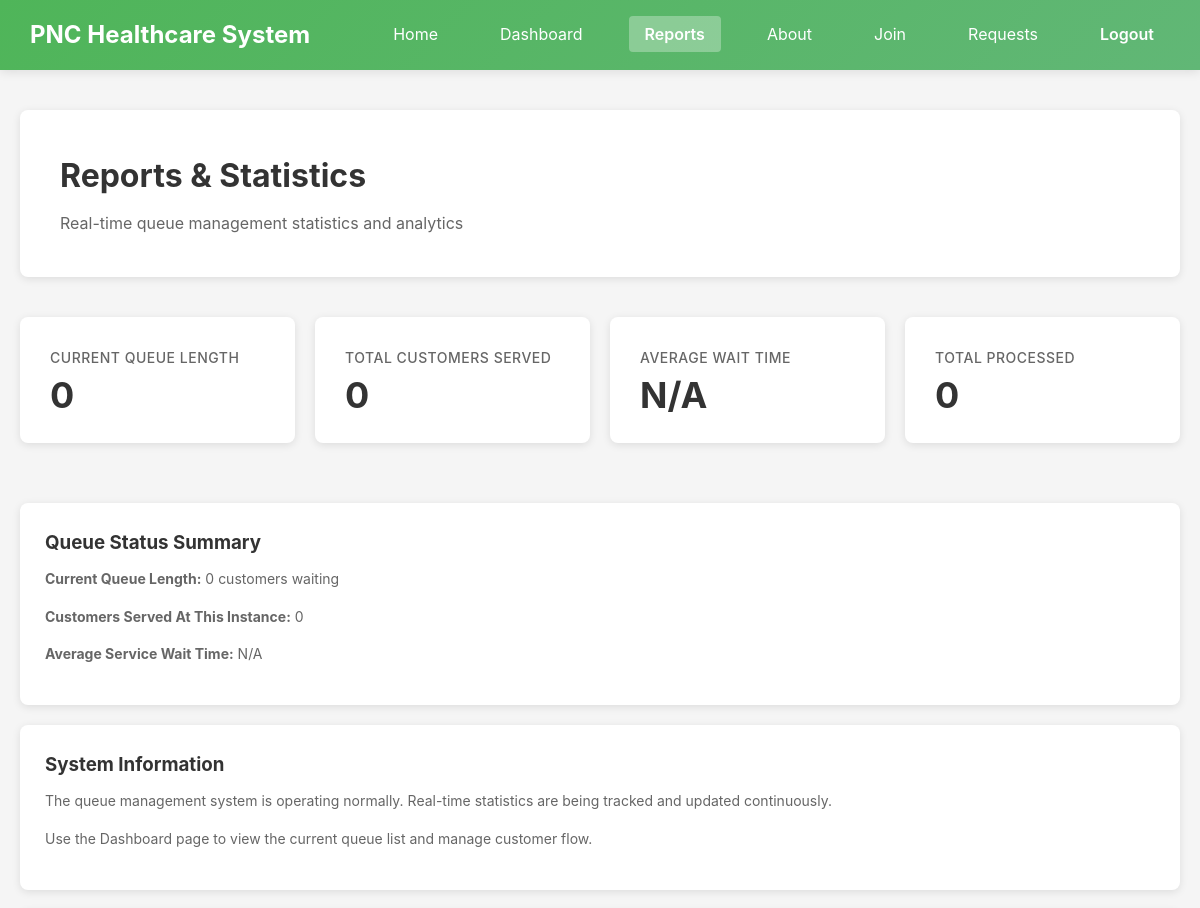
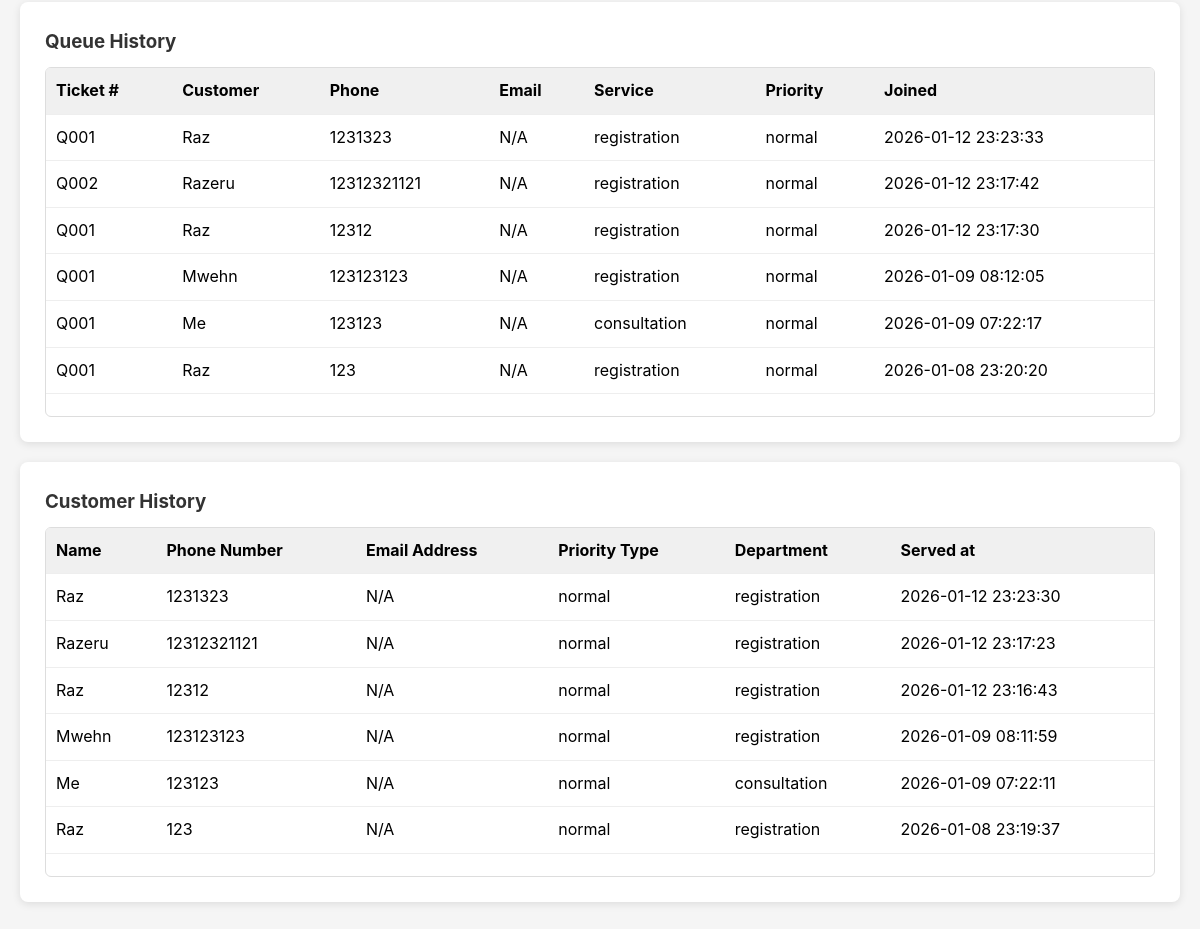
The app's page /reports (signed in) with its own data (2 pictures, top to bottom).
### tables this page shows
CREATE TABLE queue_history (
                id INTEGER PRIMARY KEY AUTOINCREMENT,
                uid TEXT NOT NULL,
                name TEXT,
                phone TEXT,
                email TEXT,
                service TEXT,
                priority TEXT,
                ip TEXT,
                joined_at TIMESTAMP,
                served_at TIMESTAMP DEFAULT CURRENT_TIMESTAMP,
                service_time_seconds INTEGER
            );

CREATE TABLE customer_history (
                id INTEGER PRIMARY KEY AUTOINCREMENT,
                full_name TEXT NOT NULL,
                phone_number TEXT,
                email TEXT,
                priority_type TEXT NOT NULL,
                department TEXT NOT NULL,
                "served_time" TIMESTAMP DEFAULT CURRENT_TIMESTAMP
            );

### app.py (the view)
@app.route("/reports")
def reports():
    if 'user_id' not in session:
        return render_template("login.html")
    db = get_db()
    cursor = db.cursor()
    cursor.execute("SELECT * FROM queue_history ORDER BY served_at DESC LIMIT 30")
    queue_history = cursor.fetchall()
    cursor.execute("SELECT full_name, phone_number, email, priority_type, department, served_time" \
    " FROM customer_history ORDER BY served_time DESC LIMIT 30")
    customer_history = cursor.fetchall()
    db.close()
    average_wait_time_seconds = average_wait_time()
    queue_length = len(queue)
    return render_template("reports.html",
                            queue_history=queue_history,
                            customer_history=customer_history,
                            queue_length=queue_length,
                            served_ctr=served_ctr,
                            avt=average_wait_time_seconds,
                            total_processed=served_ctr)

### app.py (called while the page is built, shortened)
def get_db():           # reusable func
    db = getattr(g, '_database', None)
    if db is None:
        db = g._database = sqlite3.connect(DATABASE)
        db.row_factory = sqlite3.Row
    return db

@app.teardown_appcontext
def close_connection(exception):
    db = getattr(g, '_database', None)
    if db is not None:
        db.close()

def average_wait_time():
    if len(service_times) < 2:
        return "N/A"

### templates/reports.html (shortened to what this page needs)
<!DOCTYPE html>
<html lang="en">
<head>
</head>
<body>
    <nav class="navbar">
        <div class="navbar-container">
            <a href="/" class="navbar-logo">
                PNC Healthcare System
            </a>
            <ul class="nav-menu">
                <li class="nav-item"><a href="/home">Home</a></li>
                <li class="nav-item"><a href="/dashboard">Dashboard</a></li>
                <li class="nav-item"><a href="/reports" class="active">Reports</a></li>
                <li class="nav-item"><a href="/about">About</a></li>
                <li class="nav-item"><a href="/display">Join</a></li>
                <li class="nav-item"><a href="/priority-requests">Requests</a></li>
                <li class="nav-item"><a href="/" class="nav-btn">Logout</a></li>
            </ul>
        </div>
    </nav>
    <div class="container">
        <div class="page-header">
            <h1>Reports & Statistics</h1>
            <p>Real-time queue management statistics and analytics</p>
        </div>
        <div class="stats-grid">
            <div class="stat-card">
                <div class="stat-content">
                    <h3>Current Queue Length</h3>
                    <div class="stat-value">{{ queue_length }}</div>
                </div>
            </div>
            <div class="stat-card">
                <div class="stat-content">
                    <h3>Total Customers Served</h3>
                    <div class="stat-value">{{ served_ctr }}</div>
                </div>
            </div>
            <div class="stat-card">
                <div class="stat-content">
                    <h3>Average Wait Time</h3>
                    <div class="stat-value">{{ avt }}</div>
                </div>
            </div>
            <div class="stat-card">
                <div class="stat-content">
                    <h3>Total Processed</h3>
                    <div class="stat-value">{{ total_processed }}</div>
                </div>
            </div>
        </div>
        <div class="report-card">
            <h3>Queue Status Summary</h3>
            <p><strong>Current Queue Length:</strong> {{ queue_length }} customer{{ 's' if queue_length != 1 else '' }} waiting</p>
            <p><strong>Customers Served At This Instance:</strong> {{ served_ctr }}</p>
            <p><strong>Average Service Wait Time:</strong> {{ avt }}</p>
        </div>
        <div class="report-card">
            <h3>System Information</h3>
            <p>The queue management system is operating normally. Real-time statistics are being tracked and updated continuously.</p>
            <p>Use the Dashboard page to view the current queue list and manage customer flow.</p>
        </div>
        <div class="report-card">
            <h3>Queue History</h3>
            <div class="table-wrapper">
                <table class="history-table" style="width:100%; border-collapse: collapse;">
                    <thead>
                        <tr style="background:#f0f0f0;">
                            <th style="padding:10px; text-align:left;">Ticket #</th>
                            <th style="padding:10px; text-align:left;">Customer</th>
                            <th style="padding:10px; text-align:left;">Phone</th>
                            <th style="padding:10px; text-align:left;">Email</th>
                            <th style="padding:10px; text-align:left;">Service</th>
                            <th style="padding:10px; text-align:left;">Priority</th>
                            <th style="padding:10px; text-align:left;">Joined</th>
                        </tr>
                    </thead>
                    <tbody>
                        {% for row in queue_history %}
                        <tr style="border-bottom:1px solid #ddd;">
                            <td style="padding:10px;">{{ row.uid }}</td>
                            <td style="padding:10px;">{{ row.name }}</td>
                            <td style="padding:10px;">{{ row.phone }}</td>
                            <td style="padding:10px">
                                {{ row.email if row.email else "N/A" }}
                            </td>
                            <td style="padding:10px">{{ row.service }}</td>
                            <td style="padding:10px">{{ row.priority }}</td>
                            <td style="padding:10px;">{{ row.served_at[:19].replace("T", " ") }}</td>
                        </tr>
                        {% else %}
                        <tr>
                            <td colspan="4" style="padding:10px; text-align:center; color:#777;">
                                No history available
                            </td>
                        </tr>
                        {% endfor %}
                    </tbody>
                </table>
                </div>
        </div>
        <div class="report-card">
            <h3>Customer History</h3>
            <div class="table-wrapper">
                <table class="history-table" style="width:100%; border-collapse: collapse;">
                    <thead>
                        <tr style="background:#f0f0f0;">
                            <th style="padding:10px; text-align:left;">Name</th>
                            <th style="padding:10px; text-align:left;">Phone Number</th>
                            <th style="padding:10px; text-align:left;">Email Address</th>
                            <th style="padding:10px; text-align:left;">Priority Type</th>
                            <th style="padding:10px; text-align:left;">Department</th>
                            <th style="padding:10px; text-align:left;">Served at</th>
                        </tr>
                    </thead>
                    <tbody>
                        {% for row in customer_history %}
                        <tr style="border-bottom:1px solid #ddd;">
                            <td style="padding:10px;">{{ row.full_name }}</td>
                            <td style="padding:10px;">{{ row.phone_number }}</td>
                            <td style="padding:10px">
                                {{ row.email if row.email else "N/A" }}
                            </td>
                            <td style="padding:10px">{{ row.priority_type }}</td>
                            <td style="padding:10px;">{{ row.department }}</td>
                            <td style="padding:10px;">{{ row.served_time[:19].replace("T", " ") }}</td>
                        </tr>
                        {% else %}
                        <tr>
                            <td colspan="4" style="padding:10px; text-align:center; color:#777;">
                                No history available
                            </td>
                        </tr>
                        {% endfor %}
                    </tbody>
                </table>
                </div>
        </div>
    </div>
</body>
</html>

### templates/reports.html (style rules this page uses)
* { margin: 0; padding: 0; box-sizing: border-box; }
body { font-family: -apple-system, BlinkMacSystemFont, 'Segoe UI', Roboto, Oxygen, Ubuntu, Cantarell, sans-serif; background-color: #f5f5f5; line-height: 1.6; }
.navbar { background: linear-gradient(135deg, #4fb559 0%, #61b776 100%); padding: 0 30px; position: sticky; top: 0; z-index: 1000; box-shadow: 0 2px 10px rgba(0, 0, 0, 0.1); }
.navbar-container { max-width: 1200px; margin: 0 auto; display: flex; justify-content: space-between; align-items: center; height: 70px; }
.navbar-logo { color: white; font-size: 24px; font-weight: bold; text-decoration: none; display: flex; align-items: center; }
.nav-menu { display: flex; list-style: none; gap: 30px; align-items: center; }
.nav-item a { color: white; text-decoration: none; font-size: 16px; padding: 8px 16px; border-radius: 4px; transition: background-color 0.3s ease; }
.nav-item a.active { background-color: rgba(255, 255, 255, 0.3); font-weight: 600; }
.nav-btn { background-color: linear-gradient(135deg, #4fb559 0%, #61b776 100%); color: white; padding: 10px 20px; border-radius: 4px; border: none; cursor: pointer; font-weight: 600; transition: transform 0.3s ease, box-shadow 0.3s ease; }
.container { max-width: 1200px; margin: 40px auto; padding: 0 20px; }
.page-header { background: white; padding: 40px; border-radius: 8px; box-shadow: 0 2px 8px rgba(0, 0, 0, 0.1); margin-bottom: 40px; }
.page-header h1 { color: #333; font-size: 32px; margin-bottom: 10px; }
.page-header p { color: #666; font-size: 16px; }
.stat-card { background: white; padding: 30px; border-radius: 8px; box-shadow: 0 2px 8px rgba(0, 0, 0, 0.1); margin-bottom: 20px; display: flex; align-items: center; gap: 20px; }
.stat-content h3 { color: #666; font-size: 14px; font-weight: 500; text-transform: uppercase; letter-spacing: 0.5px; margin-bottom: 8px; }
.stat-value { color: #333; font-size: 36px; font-weight: 700; line-height: 1; }
.stats-grid { display: grid; grid-template-columns: repeat(auto-fit, minmax(250px, 1fr)); gap: 20px; margin-bottom: 40px; }
.stat-card { background: white; padding: 30px; border-radius: 8px; box-shadow: 0 2px 8px rgba(0, 0, 0, 0.1); flex-direction: column; align-items: flex-start; }
.report-card { background: white; padding: 25px; border-radius: 8px; box-shadow: 0 2px 8px rgba(0, 0, 0, 0.1); margin-bottom: 20px; }
.report-card h3 { color: #333; margin-bottom: 10px; }
.report-card p { color: #666; margin-bottom: 15px; font-size: 14px; }
.table-wrapper { width: 100%; max-width: 100%; height: 350px; overflow-y: auto; overflow-x: auto; border: 1px solid #ddd; border-radius: 6px; background: white; }
.history-table { width: 100%; border-collapse: collapse; }
.history-table thead th { position: sticky; top: 0; background: #f0f0f0; z-index: 1; }
.history-table th, .history-table td { padding: 10px; text-align: left; border-bottom: 1px solid #eee; }

### records on screen
queue_history: uid "Q001", name "Raz", phone "1231323", email "N/A", service "registration", priority "normal", served_at "2026-01-12 23:23:33"
queue_history: uid "Q002", name "Razeru", phone "12312321121", email "N/A", service "registration", priority "normal", served_at "2026-01-12 23:17:42"
queue_history: uid "Q001", name "Raz", phone "12312", email "N/A", service "registration", priority "normal", served_at "2026-01-12 23:17:30"
queue_history: uid "Q001", name "Mwehn", phone "123123123", email "N/A", service "registration", priority "normal", served_at "2026-01-09 08:12:05"
queue_history: uid "Q001", name "Me", phone "123123", email "N/A", service "consultation", priority "normal", served_at "2026-01-09 07:22:17"
queue_history: uid "Q001", name "Raz", phone "123", email "N/A", service "registration", priority "normal", served_at "2026-01-08 23:20:20"
customer_history: full_name "Raz", phone_number "1231323", email "N/A", priority_type "normal", department "registration", served_time "2026-01-12 23:23:30"
customer_history: full_name "Razeru", phone_number "12312321121", email "N/A", priority_type "normal", department "registration", served_time "2026-01-12 23:17:23"
customer_history: full_name "Raz", phone_number "12312", email "N/A", priority_type "normal", department "registration", served_time "2026-01-12 23:16:43"
customer_history: full_name "Mwehn", phone_number "123123123", email "N/A", priority_type "normal", department "registration", served_time "2026-01-09 08:11:59"
customer_history: full_name "Me", phone_number "123123", email "N/A", priority_type "normal", department "consultation", served_time "2026-01-09 07:22:11"
customer_history: full_name "Raz", phone_number "123", email "N/A", priority_type "normal", department "registration", served_time "2026-01-08 23:19:37"

### other values on screen
{{ queue_length }} "0"
{{ served_ctr }} "0"
{{ avt }} "N/A"
{{ total_processed }} "0"
{{ 's' if queue_length != 1 else '' }} "s"
